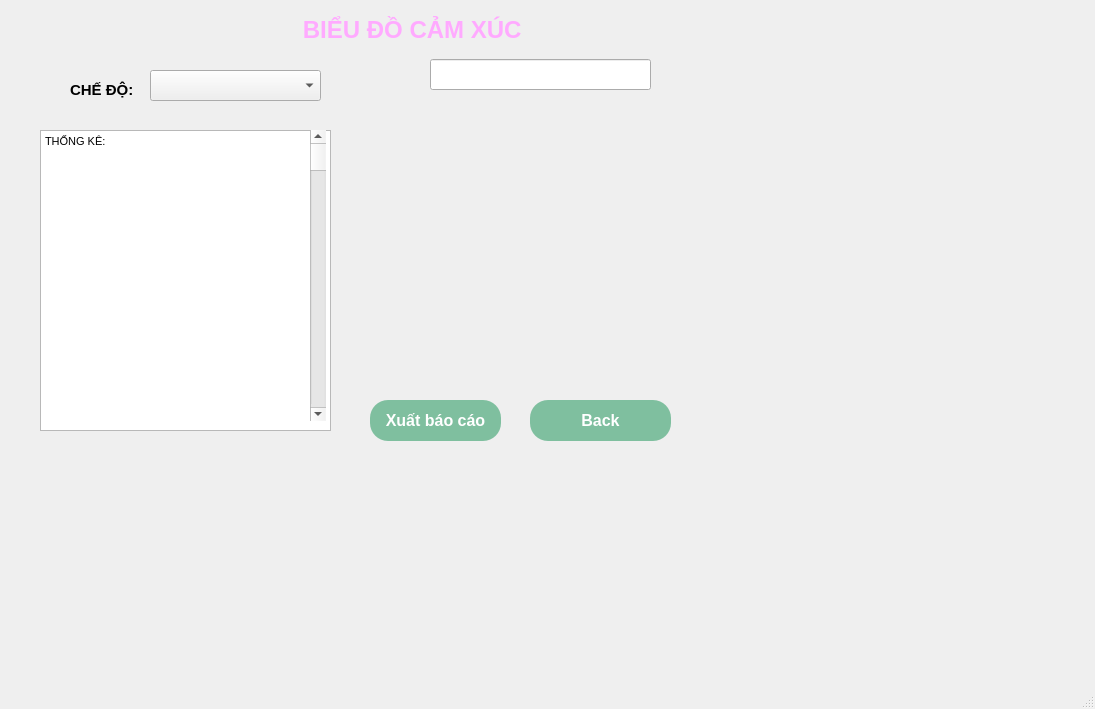
<?xml version="1.0" encoding="UTF-8"?>
<ui version="4.0">
 <class>MainWindow</class>
 <widget class="QMainWindow" name="MainWindow">
  <property name="geometry">
   <rect>
    <x>0</x>
    <y>0</y>
    <width>1095</width>
    <height>709</height>
   </rect>
  </property>
  <property name="windowTitle">
   <string>MainWindow</string>
  </property>
  <property name="styleSheet">
   <string notr="true"/>
  </property>
  <widget class="QWidget" name="centralwidget">
   <widget class="QLabel" name="Lb">
    <property name="geometry">
     <rect>
      <x>250</x>
      <y>10</y>
      <width>401</width>
      <height>51</height>
     </rect>
    </property>
    <property name="text">
     <string/>
    </property>
    <property name="textFormat">
     <enum>Qt::PlainText</enum>
    </property>
   </widget>
   <widget class="QPushButton" name="btnExport">
    <property name="geometry">
     <rect>
      <x>370</x>
      <y>400</y>
      <width>131</width>
      <height>41</height>
     </rect>
    </property>
    <property name="styleSheet">
     <string notr="true">QPushButton {
    background-color: #7FBF9F;   /* xanh nhạt */
    color: white;                /* chữ trắng */
    border-radius: 18px ;         /* bo tròn */
    font-size: 16px; 
    font-weight: bold;
    padding: 10px;
    border: none;
}

QPushButton:hover {
    background-color: #5FA382;   /* xanh đậm khi rê chuột */
}

QPushButton:pressed {
    background-color: #4E8C70;   /* xanh đậm hơn khi bấm */
}</string>
    </property>
    <property name="text">
     <string>Xuất báo cáo</string>
    </property>
   </widget>
   <widget class="QPushButton" name="btnBack">
    <property name="geometry">
     <rect>
      <x>530</x>
      <y>400</y>
      <width>141</width>
      <height>41</height>
     </rect>
    </property>
    <property name="styleSheet">
     <string notr="true">QPushButton {
    background-color: #7FBF9F;   /* xanh nhạt */
    color: white;                /* chữ trắng */
    border-radius: 18px ;         /* bo tròn */
    font-size: 16px; 
    font-weight: bold;
    padding: 10px;
    border: none;
}

QPushButton:hover {
    background-color: #5FA382;   /* xanh đậm khi rê chuột */
}

QPushButton:pressed {
    background-color: #4E8C70;   /* xanh đậm hơn khi bấm */
}</string>
    </property>
    <property name="text">
     <string>Back</string>
    </property>
   </widget>
   <widget class="QLabel" name="label">
    <property name="geometry">
     <rect>
      <x>290</x>
      <y>10</y>
      <width>251</width>
      <height>41</height>
     </rect>
    </property>
    <property name="text">
     <string>&lt;html&gt;&lt;head/&gt;&lt;body&gt;&lt;p align=&quot;center&quot;&gt;&lt;span style=&quot; font-size:18pt; font-weight:600; color:#ffaaff;&quot;&gt;BIỂU ĐỒ CẢM XÚC &lt;/span&gt;&lt;/p&gt;&lt;/body&gt;&lt;/html&gt;</string>
    </property>
   </widget>
   <widget class="QTextEdit" name="textEdit">
    <property name="geometry">
     <rect>
      <x>40</x>
      <y>130</y>
      <width>291</width>
      <height>301</height>
     </rect>
    </property>
    <property name="html">
     <string>&lt;!DOCTYPE HTML PUBLIC &quot;-//W3C//DTD HTML 4.0//EN&quot; &quot;http://www.w3.org/TR/REC-html40/strict.dtd&quot;&gt;
&lt;html&gt;&lt;head&gt;&lt;meta name=&quot;qrichtext&quot; content=&quot;1&quot; /&gt;&lt;style type=&quot;text/css&quot;&gt;
p, li { white-space: pre-wrap; }
&lt;/style&gt;&lt;/head&gt;&lt;body style=&quot; font-family:'MS Shell Dlg 2'; font-size:8.25pt; font-weight:400; font-style:normal;&quot;&gt;
&lt;p style=&quot; margin-top:0px; margin-bottom:0px; margin-left:0px; margin-right:0px; -qt-block-indent:0; text-indent:0px;&quot;&gt;THỐNG KÊ:&lt;/p&gt;
&lt;p style=&quot;-qt-paragraph-type:empty; margin-top:0px; margin-bottom:0px; margin-left:0px; margin-right:0px; -qt-block-indent:0; text-indent:0px;&quot;&gt;&lt;br /&gt;&lt;/p&gt;&lt;/body&gt;&lt;/html&gt;</string>
    </property>
   </widget>
   <widget class="QComboBox" name="comboBox">
    <property name="geometry">
     <rect>
      <x>150</x>
      <y>70</y>
      <width>171</width>
      <height>31</height>
     </rect>
    </property>
   </widget>
   <widget class="QLabel" name="label_2">
    <property name="geometry">
     <rect>
      <x>70</x>
      <y>80</y>
      <width>71</width>
      <height>21</height>
     </rect>
    </property>
    <property name="text">
     <string>&lt;html&gt;&lt;head/&gt;&lt;body&gt;&lt;p&gt;&lt;span style=&quot; font-size:11pt; font-weight:600;&quot;&gt;CHẾ ĐỘ:&lt;/span&gt;&lt;/p&gt;&lt;/body&gt;&lt;/html&gt;</string>
    </property>
   </widget>
   <widget class="QWidget" name="widget" native="true">
    <property name="geometry">
     <rect>
      <x>350</x>
      <y>100</y>
      <width>411</width>
      <height>271</height>
     </rect>
    </property>
   </widget>
   <widget class="QScrollBar" name="verticalScrollBar">
    <property name="geometry">
     <rect>
      <x>310</x>
      <y>130</y>
      <width>16</width>
      <height>291</height>
     </rect>
    </property>
    <property name="orientation">
     <enum>Qt::Vertical</enum>
    </property>
   </widget>
   <widget class="QLineEdit" name="lineEdit">
    <property name="geometry">
     <rect>
      <x>430</x>
      <y>59</y>
      <width>221</width>
      <height>31</height>
     </rect>
    </property>
   </widget>
  </widget>
  <widget class="QMenuBar" name="menubar">
   <property name="geometry">
    <rect>
     <x>0</x>
     <y>0</y>
     <width>1095</width>
     <height>21</height>
    </rect>
   </property>
  </widget>
  <widget class="QStatusBar" name="statusbar"/>
 </widget>
 <resources>
  <include location="../../Pictures/Screenshots/m.qrc"/>
 </resources>
 <connections/>
</ui>
